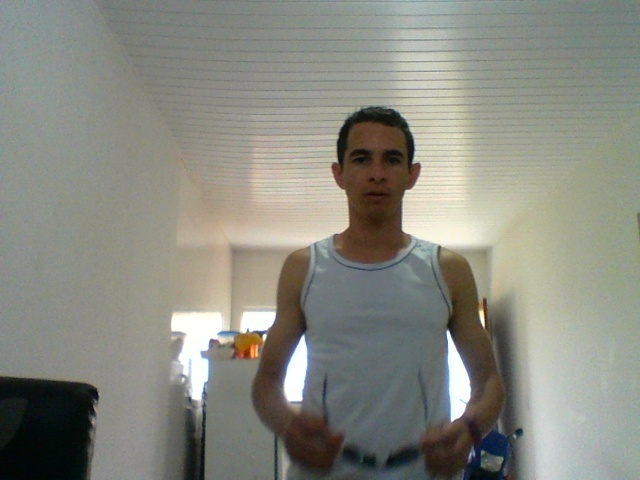
#> input picture img_teste/1.jpg, 640 x 480 px; its folder holds only this picture in this run
$ python haar_detect_img.py
#> lines starting #> are read from the running program, lines starting #| are printed output that depends on the picture

import cv2
import os
watch_cascade = cv2.CascadeClassifier('./cascade/oculos.xml')

list_img=os.listdir('./img_teste')

for img_name in list_img:
    img = cv2.imread('./img_teste/'+img_name)
#> img is the input picture: shape (480, 640, 3); mean B, G, R 128.7, 137.9, 137
    gray=cv2.cvtColor(img,cv2.COLOR_BGR2GRAY)
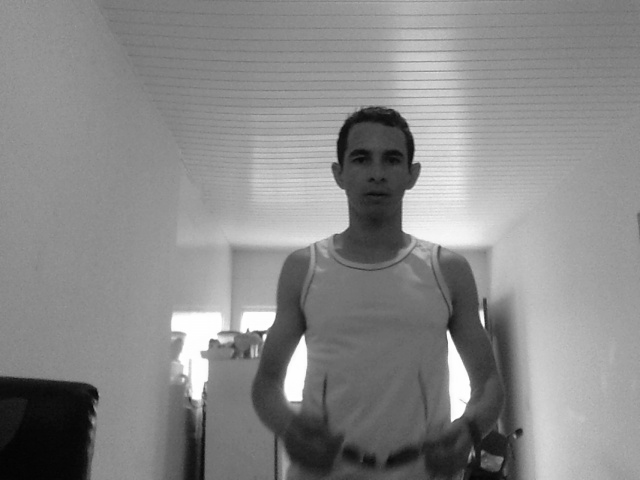
#> gray: shape (480, 640); min 2, max 255, mean 136.6

    watches = watch_cascade.detectMultiScale(gray,scaleFactor=1.2,
    minNeighbors=1,
    minSize=(30, 20),maxSize=(90,60))
#> watches = ()

    for (x, y, w, h) in watches:
        cv2.rectangle(img, (x - 4, y + h), (x + w + 5, y + h + 16), (255, 0, 0), cv2.FILLED)
        cv2.putText(img, 'Oculos de sol', (x - 4, y + h + 13), cv2.FONT_ITALIC, 0.42, (255, 255, 255), 1)
        cv2.rectangle(img, (x, y), (x + w, y + h), (255, 0, 0), 2)
#> this loop made 0 passes

    cv2.imshow('img', img)
    #cv2.imwrite(img_name+'.png',img)
    k = cv2.waitKey(0) & 0xff
#> (key Esc is pressed here)
    if k == 27:
        break

cv2.destroyAllWindows()
